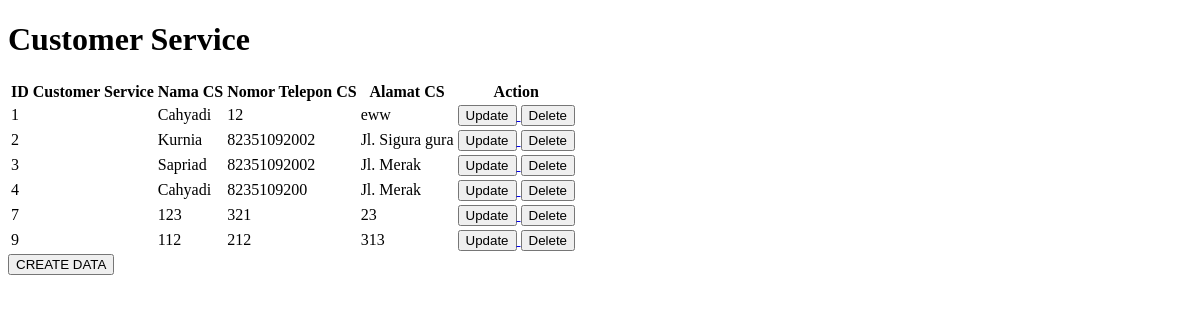
The page /CustomerService on the database as committed earlier.
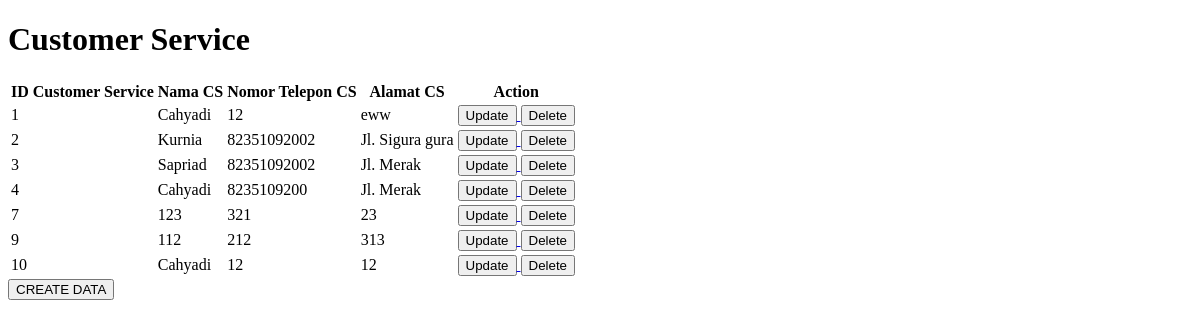
The same page on the database as committed later.
### app/models.py (models this page shows, shortened)
class CustomerService(models.Model):
    ID_CS = models.AutoField(primary_key=True)
    nama_cs = models.CharField(max_length=50)
    nomer_telepon_cs = models.PositiveIntegerField()
    Alamat_cs = models.TextField()

### app/views.py (the view)
# urls.py: path('CustomerService', views.CustomerService,name='CustomerService'),
def CustomerService(request):
    allCustomerServiceobj = models.CustomerService.objects.all()
    return render(request, 'CustomerService.html', {
        "allCustomerService" : allCustomerServiceobj,
    })

### app/templates/CustomerService.html (shortened to what this page needs)
<!DOCTYPE html>
<html lang="en">
<head>
</head>
<body>
    <h1>Customer Service</h1>
    <table>
        <tr>
            <th>ID Customer Service </th>
            <th>Nama CS</th>
            <th>Nomor Telepon CS</th>
            <th>Alamat CS</th>
            <th>Action</th>
        </tr>
        {% for item in allCustomerService %}
        <tr>
            <td>{{ item.ID_CS }}</td>
            <td>{{ item.nama_cs}}</td>
            <td>{{ item.nomer_telepon_cs }}</td>
            <td>{{ item.Alamat_cs }}</td>
            <td>
                <a href="{%url 'updateCustomerService' item.ID_CS %}">
                    <button>Update</button>
                </a>
                <a href="{%url 'deleteCustomerService' item.ID_CS %}">
                    <button>Delete</button>
                </a>
            </td>
        </tr>
        {% endfor %}
    </table>
    <a href="{% url 'createCustomerService' %}">
        <button>
            CREATE DATA
        </button>
    </a>
</body>
</html>

Rows that differ between the two databases and show on the page:
added CustomerService: ID_CS "10", nama_cs "Cahyadi", nomer_telepon_cs "12", Alamat_cs "12"
